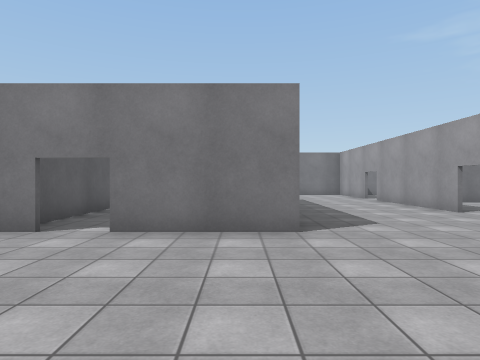
view 1 (above)

24 first-person views from a walk through a scene from a Unity 3-D project. The camera is 1.4 m above the floor, looks level and sees 75° across. The floor is counted in squares, 2 m on a side. Each view is taken from the middle of a square. On the plan, view 1 faces up. The plan holds only what a view shows up to about 10 squares ahead; the rest is blank. Surface patterns are stand-ins for the level's own textures.

view 2
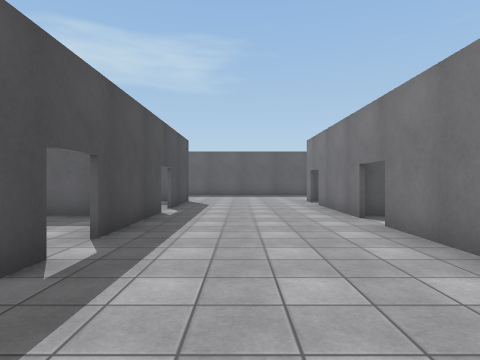

view 3
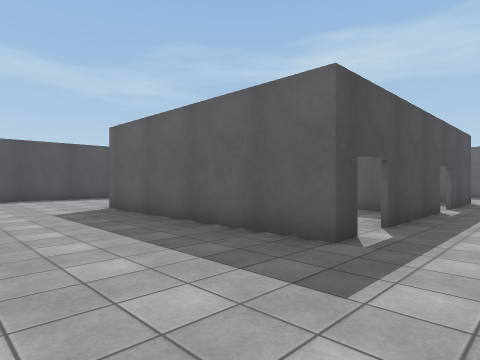

view 4
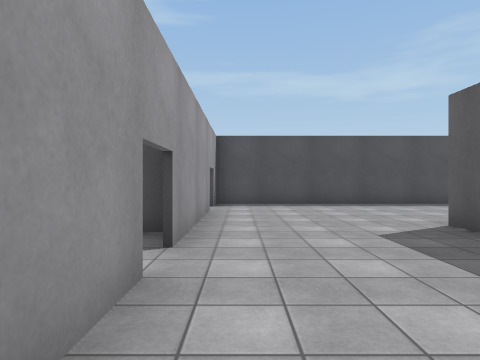

view 5
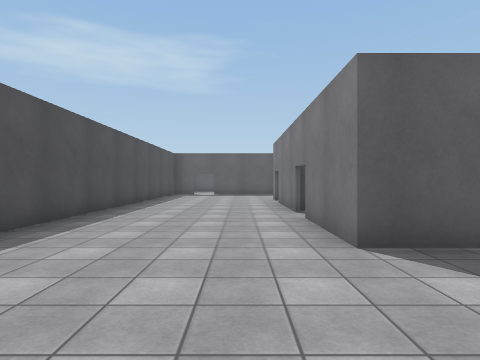

view 6
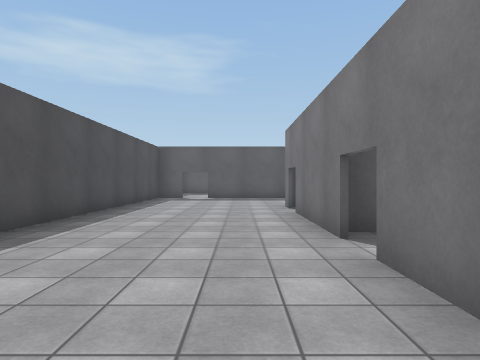

view 7
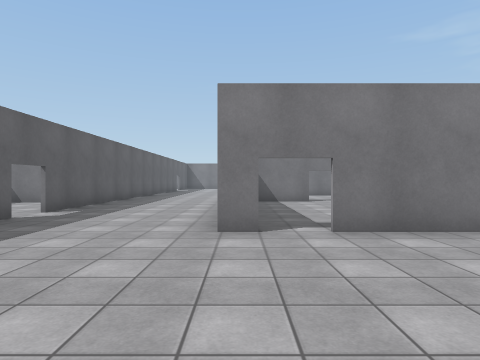

view 8
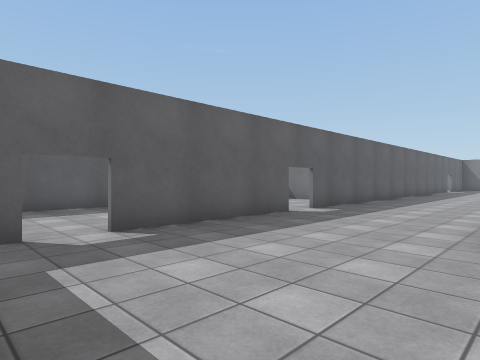

view 9
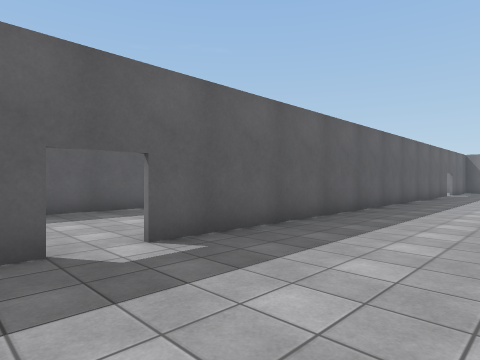

view 10
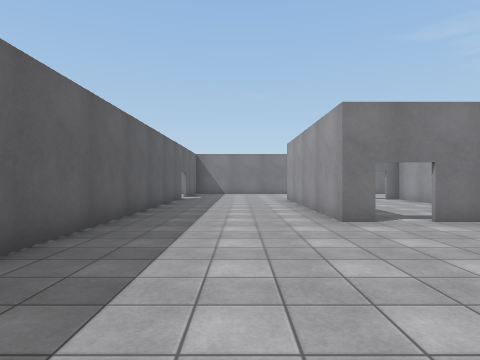

view 11
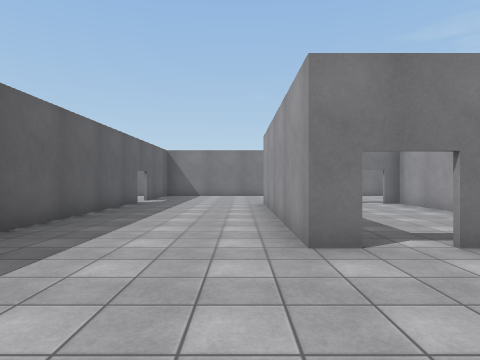

view 12
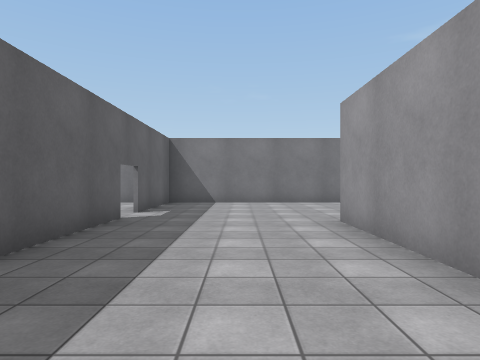

view 13
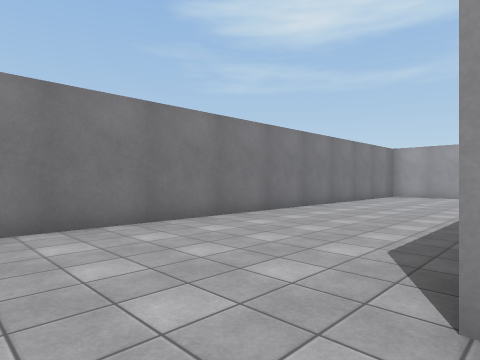

view 14
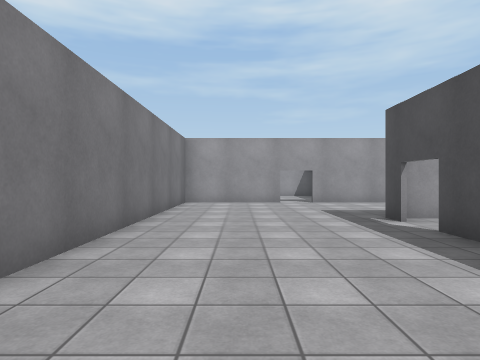

view 15
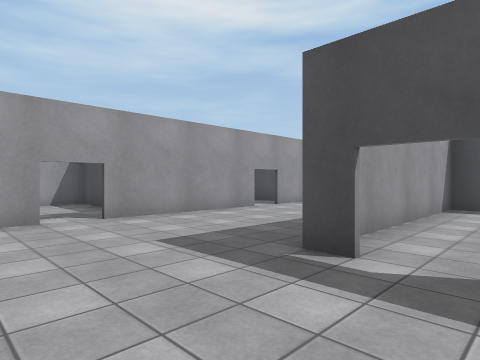

view 16
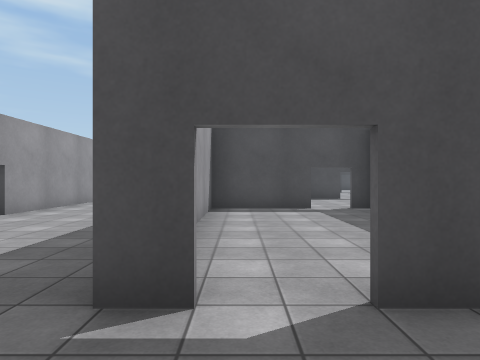

view 17
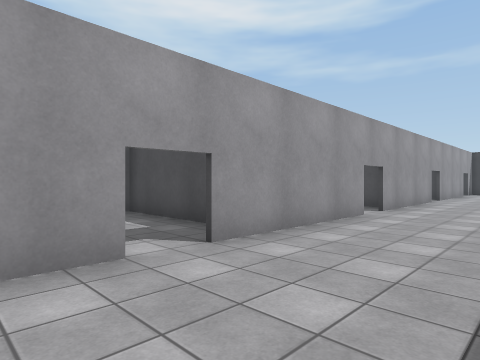

view 18
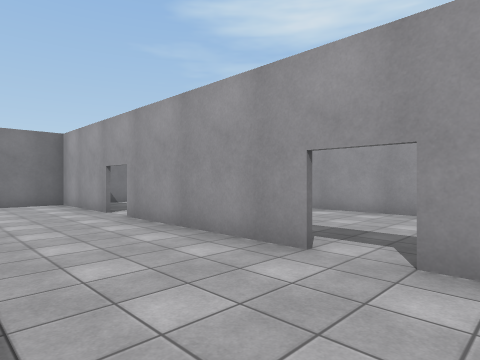

view 19
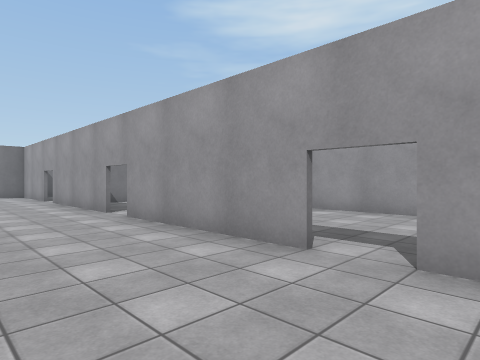

view 20
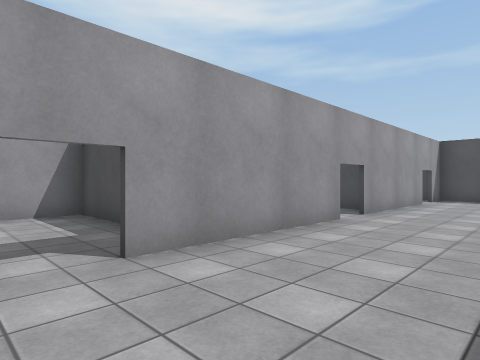

view 21
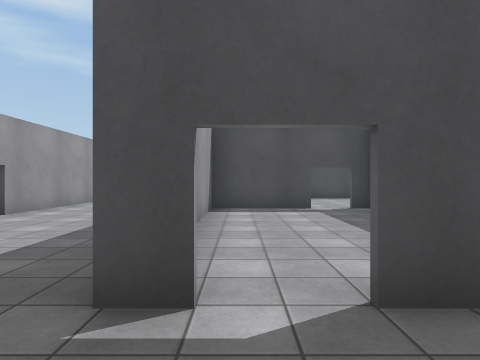

view 22
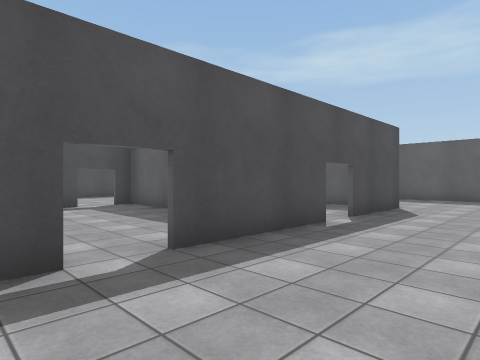

view 23
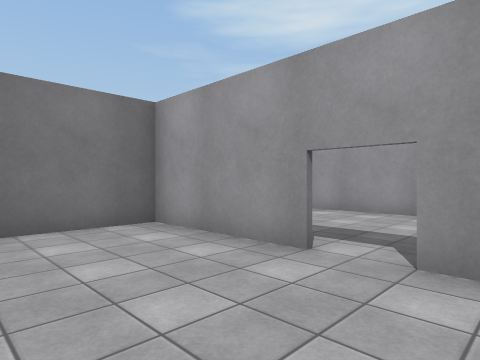

view 24
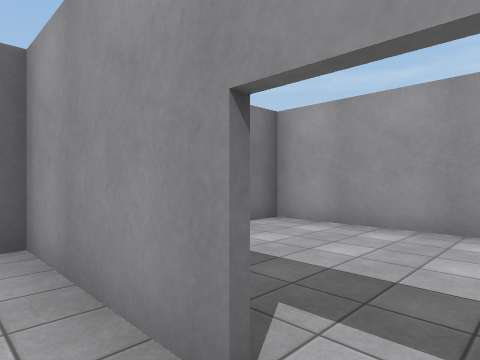

### Floor plan
Points are (right, up) in squares from view 1. A wall is a line through its corners. A room is listed if a view was taken in it or the views show most of it. See-through windows are left out.
Room 1 (view 1)
walls: (-3.2, -3.6) (-3.2, -5.7); (-1.8, -5.7) (0.7, -5.7) (0.7, -3); (-3.2, -0.6) (-3.2, -1.9)
ways out: opening at (-2, -6) to room 2; opening at (0, 0) to room 2
Room 2 (views 2, 3, 4, 5, 6, 7, 8, 9, 10, 11, 12, 13, 14, 15, 16, 17, 18, 19, 20, 21, 22, 23, 24)
walls: (-3.8, 0.3) (-0.8, 0.3); (-2.6, 4.2) (-5.8, 4.2); (0.1, 0.3) (0.8, 0.3) (0.8, -5.8) (-1.8, -5.8); (-6.6, 4.2) (-7.3, 4.2) (-7.3, 10.4); (0.9, 4.2) (-1.8, 4.2); (-7.4, 0.3) (-4.8, 0.3); (4.7, 1.8) (4.7, 5.8); (-2.8, -5.8) (-5.8, -5.8); (-1.5, 10.3) (-0.8, 10.3); (-6.8, -5.8) (-7.4, -5.8); (0.2, 10.3) (0.9, 10.3); (4.7, 6.6) (4.7, 10.8); (4.7, -3.2) (4.7, 0.8); (-11.2, -4.2) (-11.2, -8.2); (-11.2, 10.8) (-11.2, -3.2); (4.7, 11.6) (4.7, 14.7) (-11.2, 14.7) (-11.2, 11.8); (4.7, -8.2) (4.7, -4.2); (-9, -10.2) (4.7, -10.2) (4.7, -9.2)
ways out: opening at (-2, -6) to room 1; opening at (0, 0) to room 1; opening at (-2, 4) to room 3; opening at (0, 10) to room 3; opening at (5, 11) to room 4; opening at (-6, 5) to room 5; opening at (-4, 10) to room 5; opening at (5, 6) to room 6; opening at (5, 1) to room 7; opening at (-6, -5) to room 8; opening at (-4, 0) to room 8; opening at (-11, -9); opening at (-11, -4); opening at (-11, 11); opening at (5, -9); opening at (5, -4)
Room 3 (no view inside)
walls: (-3.2, 7.8) (-3.2, 4.3); (-1.8, 4.3) (0.7, 4.3) (0.7, 10)
ways out: opening at (-2, 4) to room 2; opening at (0, 10) to room 2
Room 4 (no view inside)
walls: (7.2, 9.8) (8.7, 9.8) (8.7, 14.7) (6, 14.7)
ways out: opening at (5, 11) to room 2
Room 5 (no view inside)
walls: (-3.3, 7.9) (-3.3, 10.2) (-3.8, 10.2)
ways out: opening at (-6, 5) to room 2; opening at (-4, 10) to room 2
Room 6 (no view inside)
walls: (8.7, 6.8) (8.7, 9.2); (5.9, 4.8) (8.8, 4.8); (7.5, 9.7) (6, 9.7)
ways out: opening at (5, 6) to room 2
Room 7 (no view inside)
walls: (5.1, -0.2) (8.7, -0.2) (8.7, 4.2)
ways out: opening at (5, 1) to room 2
Room 8 (no view inside)
walls: (-7.2, -0.2) (-7.2, -1.8)
ways out: opening at (-6, -5) to room 2; opening at (-4, 0) to room 2

Positions as (right, up) in squares from view 1, and headings:
1: (0, 0), facing up
2: (3, 2), facing left
3: (4, 2), facing down-left
4: (4, -1), facing down
5: (4, -7), facing left
6: (1, -7), facing left
7: (-7, -10), facing up
8: (-7, -10), facing up-left
9: (-8, -5), facing up-left
10: (-9, -1), facing up
11: (-8, 1), facing up
12: (-9, 5), facing up
13: (-9, 10), facing up-right
14: (-5, 13), facing right
15: (-1, 13), facing down-right
16: (0, 12), facing down
17: (2, 8), facing down-right
18: (2, 5), facing up-right
19: (2, 0), facing up-right
20: (2, 2), facing down-right
21: (0, 2), facing down
22: (1, 3), facing down-left
23: (2, 10), facing up-right
24: (4, 11), facing up-right
